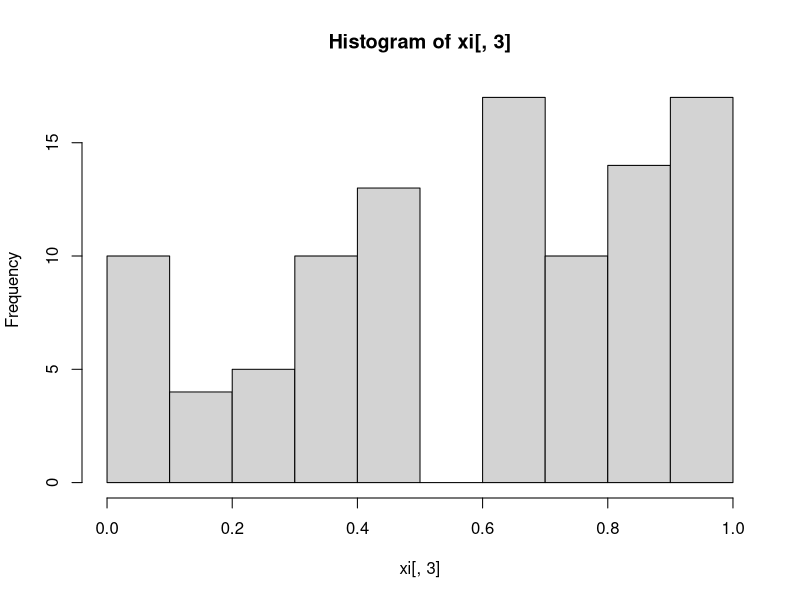

The R source for this figure:
Additive_RNG<-function(a,z0,c,m,n) {
  xi<-matrix(NA,n,3)
  colnames(xi)<-c("aZ(i-1)+c","Xi","Ui")
  for (i in 1:n)
  {
    xi[i,1]<-(a*z0+c)
    xi[i,2]<-xi[i,1]%%m
    xi[i,3]<-xi[i,2]/m
    z0<-xi[i,2]
  }
  hist(xi[,3])
  View(xi)
}
Additive_RNG(35,11123,437,138,100)

Bernouli_2<-function(n,p) {
  i<-n
  p<-p
  X<-runif(i)
  Y<-(X<=p)+0
  (tabel<-table(Y)/length(Y))
}
Bernouli_2(30,0.65)
Bernouli_2(107,0.65)
Bernouli_2(42,0.65)
Bernouli_2(113,0.65)
Bernouli_2(114,0.65)
Bernouli_2(11,0.65)
Bernouli_2(132,0.65)
Bernouli_2(89,0.65)
Bernouli_2(102,0.65)
Bernouli_2(5,0.65)
Bernouli_2(60,0.65)
Bernouli_2(53,0.65)
Bernouli_2(84,0.65)
Bernouli_2(65,0.65)
Bernouli_2(90,0.65)
Bernouli_2(137,0.65)
Bernouli_2(126,0.65)
Bernouli_2(17,0.65)
Bernouli_2(66,0.65)
Bernouli_2(125,0.65)
Bernouli_2(120,0.65)
Bernouli_2(83,0.65)
Bernouli_2(30,0.65)
Bernouli_2(107,0.65)
Bernouli_2(42,0.65)
Bernouli_2(113,0.65)
Bernouli_2(114,0.65)
Bernouli_2(11,0.65)
Bernouli_2(132,0.65)
Bernouli_2(89,0.65)
Bernouli_2(102,0.65)
Bernouli_2(5,0.65)
Bernouli_2(60,0.65)
Bernouli_2(53,0.65)
Bernouli_2(84,0.65)
Bernouli_2(65,0.65)
Bernouli_2(90,0.65)
Bernouli_2(137,0.65)
Bernouli_2(126,0.65)
Bernouli_2(17,0.65)
Bernouli_2(66,0.65)
Bernouli_2(125,0.65)
Bernouli_2(120,0.65)
Bernouli_2(83,0.65)
Bernouli_2(30,0.65)
Bernouli_2(107,0.65)
Bernouli_2(42,0.65)
Bernouli_2(113,0.65)
Bernouli_2(114,0.65)
Bernouli_2(11,0.65)
Bernouli_2(132,0.65)
Bernouli_2(89,0.65)
Bernouli_2(102,0.65)
Bernouli_2(5,0.65)
Bernouli_2(60,0.65)
Bernouli_2(53,0.65)
Bernouli_2(84,0.65)
Bernouli_2(65,0.65)
Bernouli_2(90,0.65)
Bernouli_2(137,0.65)
Bernouli_2(126,0.65)
Bernouli_2(17,0.65)
Bernouli_2(66,0.65)
Bernouli_2(125,0.65)
Bernouli_2(120,0.65)
Bernouli_2(83,0.65)
Bernouli_2(30,0.65)
Bernouli_2(107,0.65)
Bernouli_2(42,0.65)
Bernouli_2(113,0.65)
Bernouli_2(114,0.65)
Bernouli_2(11,0.65)
Bernouli_2(132,0.65)
Bernouli_2(89,0.65)
Bernouli_2(102,0.65)
Bernouli_2(5,0.65)
Bernouli_2(60,0.65)
Bernouli_2(53,0.65)
Bernouli_2(84,0.65)
Bernouli_2(65,0.65)
Bernouli_2(90,0.65)
Bernouli_2(137,0.65)
Bernouli_2(126,0.65)
Bernouli_2(17,0.65)
Bernouli_2(66,0.65)
Bernouli_2(125,0.65)
Bernouli_2(120,0.65)
Bernouli_2(83,0.65)
Bernouli_2(30,0.65)
Bernouli_2(107,0.65)
Bernouli_2(42,0.65)
Bernouli_2(113,0.65)
Bernouli_2(114,0.65)
Bernouli_2(11,0.65)
Bernouli_2(132,0.65)
Bernouli_2(89,0.65)
Bernouli_2(102,0.65)
Bernouli_2(5,0.65)
Bernouli_2(60,0.65)
Bernouli_2(53,0.65)